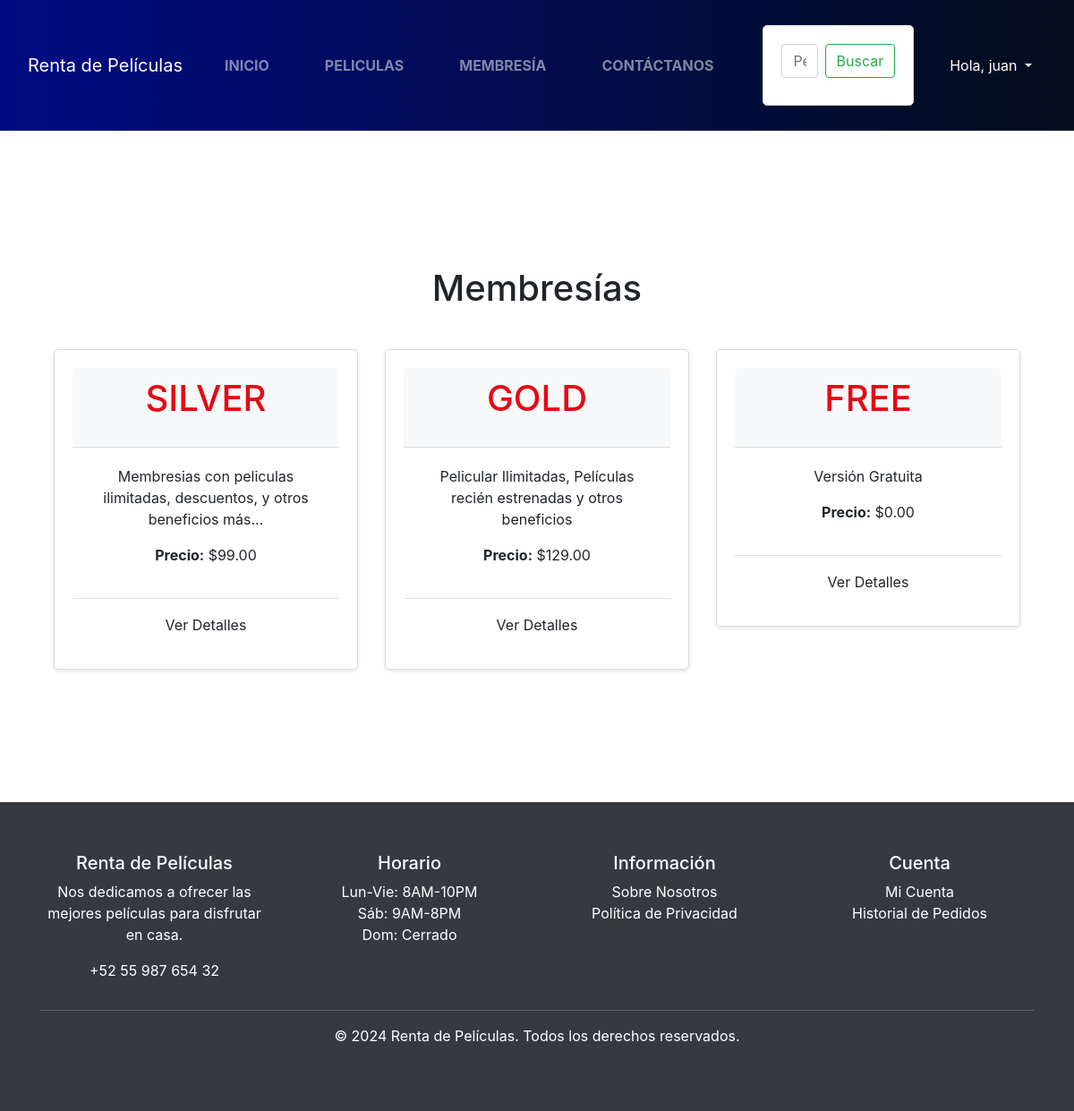
The app's page /membership/ (signed in), older data.
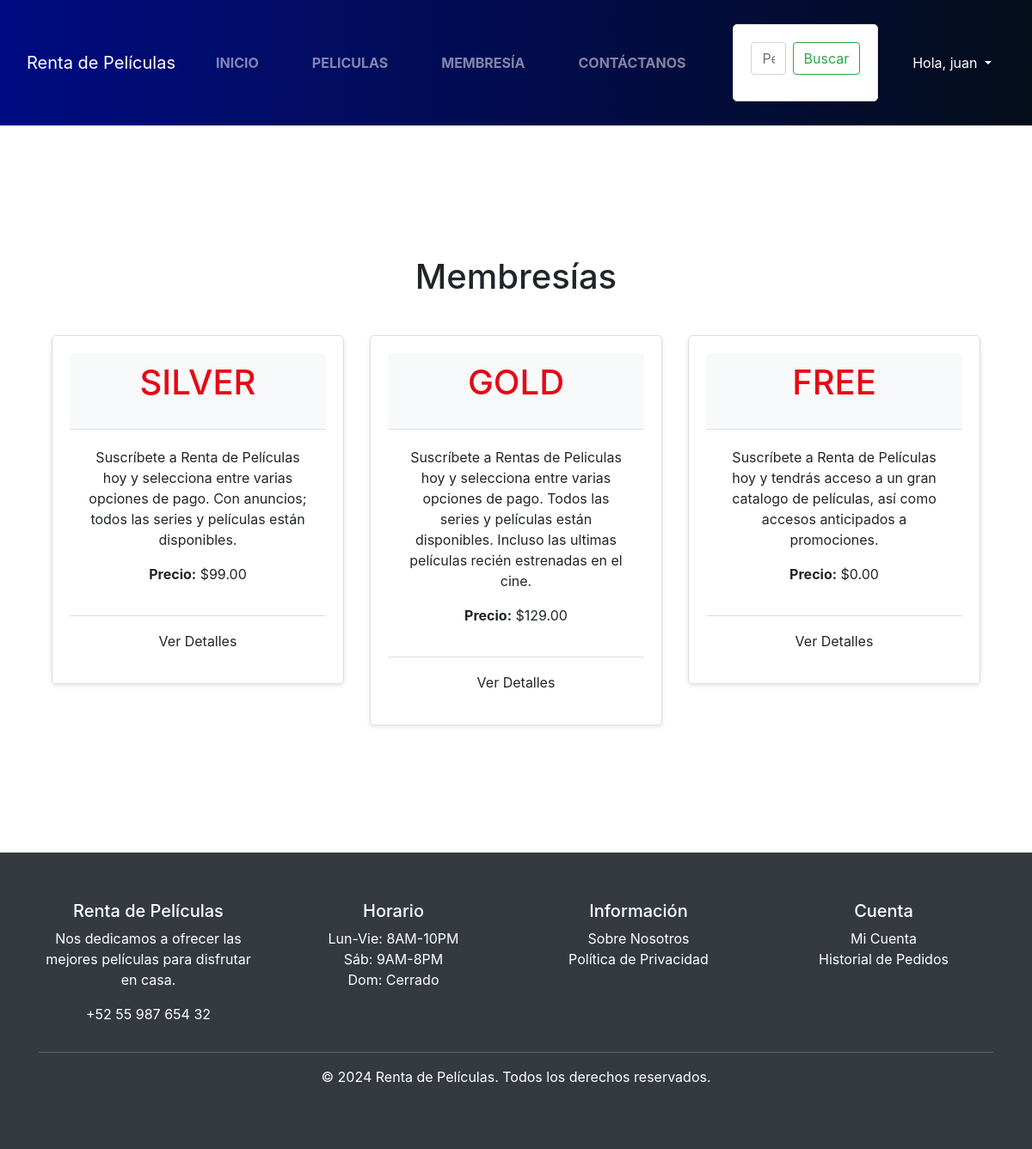
The same page, newer data.
### membership/models.py (models this page shows, shortened)
class Membership(models.Model):
    MEMBERSHIP_CHOICES = (
        ('Free', 'Free'),
        ('Silver', 'Silver'),
        ('Gold', 'Gold'),
    )
    slug = models.SlugField()
    membership_type = models.CharField(
        choices=MEMBERSHIP_CHOICES,
        default='Free',
        max_length=30
    )
    price = models.DecimalField(max_digits=6, decimal_places=2)
    description = models.TextField()

### membership/views.py (the view)
# urls.py: path('', membership_list, name='membership_list'),
@login_required
def membership_list(request):
    memberships = Membership.objects.all()
    context = {
        'memberships': memberships
    }
    return render(request, 'membership_list.html', context)

### carro/context_processor.py (called while the page is built)
def importe_total_carro(request):
    carro = request.session.get('carro', {})
    total = sum(item['price'] * item['quantity'] for item in carro.values())
    return {'importe_total_carro': total}

### membership/templates/membership_list.html (shortened to what this page needs)
{% extends "base.html" %}
{% load static %}
{% block content %}
<!DOCTYPE html>
<html>
<head>
    <link rel="stylesheet" href="https://stackpath.bootstrapcdn.com/bootstrap/4.5.2/css/bootstrap.min.css">
</head>
<body>
    <div class="container">
        <h1 class="my-4">Membresías</h1>
        <div class="row">
            {% for membership in memberships %}
                <div class="col-md-4">
                    <div class="membership-card">
                        <div class="membership-header">
                            <h2>{{ membership.membership_type }}</h2>
                        </div>
                        <div class="membership-body">
                            <p>{{ membership.description }}</p>
                            <p><strong>Precio:</strong> ${{ membership.price }}</p>
                        </div>
                        <div class="membership-footer">
                            <a href="{% url 'membership_detail' membership.slug %}" class="btn btn-subscribe">Ver Detalles</a>
                        </div>
                    </div>
                </div>
            {% endfor %}
        </div>
    </div>
</body>
</html>
{% endblock %}

Row changes from the older to the newer data that the page shows:
changed Membership "SILVER": description "Membresias con peliculas ilimitadas, descuentos, y otros beneficios más..." → "Suscríbete a Renta de Películas hoy y selecciona entre varias opciones de pago. Con anuncios; todos las series y películas están disponibles."
changed Membership "GOLD": description "Pelicular Ilimitadas, Películas recién estrenadas y otros beneficios" → "Suscríbete a Rentas de Peliculas hoy y selecciona entre varias opciones de pago. Todos las series y películas están disponibles. Incluso las ultimas películas recién estrenadas en el cine."
changed Membership "FREE": description "Versión Gratuita" → "Suscríbete a Renta de Películas hoy y tendrás acceso a un gran catalogo de películas, así como accesos anticipados a promociones."
